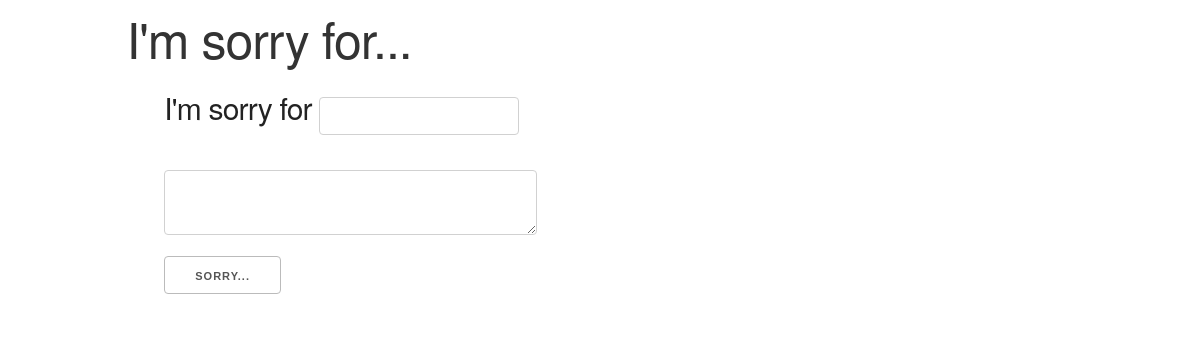
The app's page /, older data.
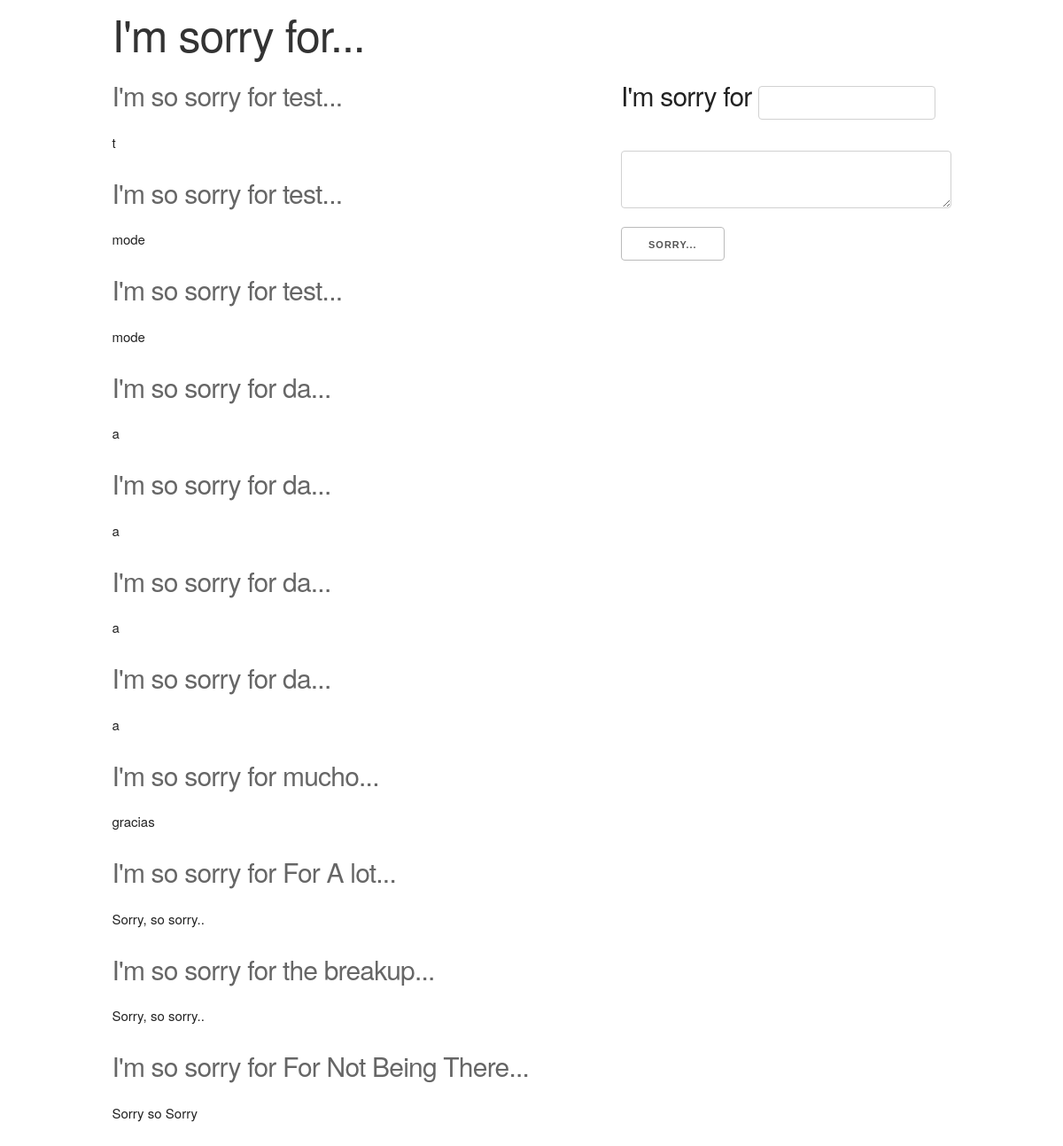
The same page, newer data.
### sorry/models.py (models this page shows, shortened)
class Sorry(models.Model):
    title = models.CharField(max_length=30)
    text = models.TextField()

### sorry/views.py (the view)
# urls.py: url(r'^$', views.mainView, name ='sorry_list'),
def mainView(request):
    sorrys = Sorry.objects.all().order_by('-id')
    if request.method == "POST":
        form = SorryForm(request.POST)
        if form.is_valid():
            post = form.save(commit=False)
            post.save()
            return redirect('sorry_list')
    else:
        form =SorryForm()
    return render(request, 'sorry/sorry_list.html', {'sorrys': sorrys, 'form':form})

### sorry/forms.py
class SorryForm(forms.ModelForm):
    title = customTitle(max_length=20, label='')
    text = forms.CharField(widget=forms.Textarea, label='')
    class Meta:
        model = Sorry
        fields = ('title','text',)

### sorry/templates/sorry/sorry_list.html
{% extends 'sorry/base.html' %}
{% block content %}
  {% for sorry in sorrys %}
    <div class="sorry-title">
      <h4><a class="title" href="{% url 'sorry_detail' pk=sorry.pk %}">I'm so sorry for {{ sorry.title }}...</a></h2>
      <p>{{ sorry.text|linebreaksbr }}</p>
    </div>
  {% endfor %}
{% endblock %}

Row changes from the older to the newer data that the page shows:
added Sorry: title "test", text "t"
added Sorry: title "test", text "mode"
added Sorry: title "test", text "mode"
added Sorry: title "da", text "a"
added Sorry: title "da", text "a"
added Sorry: title "da", text "a"
added Sorry: title "da", text "a"
added Sorry: title "mucho", text "gracias"
added Sorry: title "For A lot", text "Sorry, so sorry.."
added Sorry: title "the breakup", text "Sorry, so sorry.."
added Sorry: title "For Not Being There", text "Sorry so Sorry"
